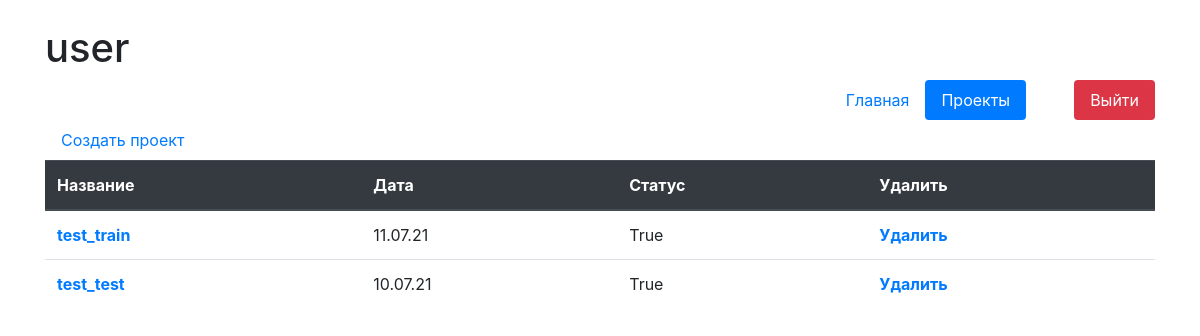
/projects (signed in), run on the app's committed database.
### f_clustering/models.py (models this page shows)
class Projects(models.Model):
	author = models.ForeignKey(User, on_delete = models.CASCADE, verbose_name='Автор', blank=True, null=True)
	date = models.DateTimeField(auto_now=True)
	name = models.CharField(max_length=200, verbose_name='Название')
	stage = models.IntegerField(default=0)
	status = models.BooleanField(verbose_name='Готово', default=False)
	attach = models.FileField(storage=FileSystemStorage(location='df'))
	settings = models.FileField(storage=FileSystemStorage(location='settings'))
	comments = models.TextField()

### f_clustering/views.py (the view)
# urls.py: path('projects', views.SpeechProjectsView.as_view(), name='projects'),
class SpeechProjectsView(ListView):
	model = Projects
	template_name = 'projects.html'
	def get_context_data(self, **kwargs):
		kwargs['data'] = Projects.objects.filter(author = self.request.user).order_by('-date')
		return super().get_context_data(**kwargs)

### f_clustering/templates/projects.html
{% extends 'main.html' %}
  {% block content %}
  	<div class="container">
      {% url 'add_projects' as url_add_projects %}
      <a class="nav-link" href="{{url_add_projects}}">Создать проект</a>
      <table class="table">
        <thead class="thead-dark">
          <tr>
            <th scope="col">Название</th>
            <th scope="col">Дата</th>
            <th scope="col">Статус</th>
            <th scope="col">Удалить</th>
          </tr>
        </thead>
        <tbody>
          {% for i in data %}
            <tr>
              <th scope="row"><a href="{% url 'start_project' i.id %}">{{i.name}}</a></td>
              <td>{{i.date|date:'d.m.y'}}</td>
              <td>{{i.status}}</td>
              <th scope="row"><a href="{% url 'delete_project' i.id %}">Удалить</a></td>
            </tr>
          {% endfor %}
      </table>
  	</div>
  {% endblock %}

### f_clustering/templates/main.html (shortened to what this page needs)
<!doctype html>
<html lang="en">
  <head>
    <link rel="stylesheet" href="https://stackpath.bootstrapcdn.com/bootstrap/4.5.2/css/bootstrap.min.css">
  </head>
  <body>
    <div class="container mt-4">
      <h1>{{request.user}}</h1>
      <ul class="nav nav-pills justify-content-end">
        <li class="nav-item">
          {% url 'main' as url_main %}
          <a class="nav-link {% if url_main == request.path %} active {% endif %}" href="{{url_main}}">Главная</a>
        </li>
        {% if request.user.is_authenticated %}
          <li class="nav-item">
            {% url 'projects' as url_projects %}
            <a class="nav-link {% if url_projects == request.path %}active{% endif %}" href="{{url_projects}}">Проекты</a>
          </li>
          <li class="nav-item">
            {% url 'logout' as url_logout %}
            <a class="nav-link btn-danger ml-5" href="{{url_logout}}">Выйти</a>
          </li>
        {% endif %}
      </ul>
    </div>
    {% block content %}{% endblock %}
  </body>
</html>

### data on the page
Projects: name "test_train", date "11.07.21", status "True"
Projects: name "test_test", date "10.07.21", status "True"

### other printed values
{{ request.user }} "user"
